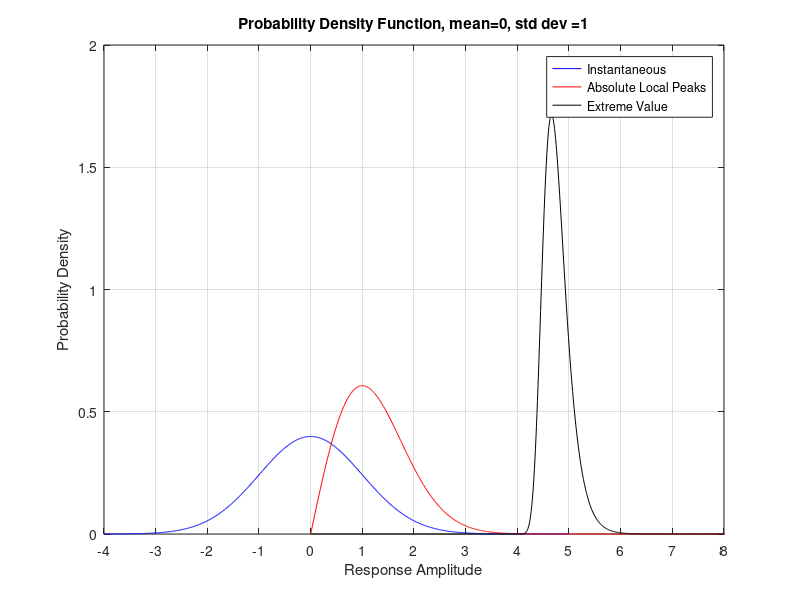

Reproduce this figure in MATLAB.

clear n1;
clear n2;
clear eh;
clear g;
clear r;

N=50000;
sigma=1;
mu=0;

num=1000;

n1=zeros(num,1);
n2=zeros(num,1);
eh=zeros(num,1);
g=zeros(num,1);
r=zeros(num,1);

a=1/sqrt( 2*sigma^2*pi  );

for i=1:num

    n1(i)=(i-1)/(0.1*num)-5;
    x=n1(i);
    
    b=1/sqrt(pi*2*sigma^2);
    
    g(i)=b*exp( -(x-mu)^2 / (2*sigma^2) );
    
end

for i=1:num

    n2(i)=(i-1)/(0.1*num);
    x=n2(i);
    
    a=-x^2/2;
    
    eh(i)=x*N*exp(-N*exp(a))*exp(a);
    
    r(i)=(x/sigma^2)*exp( -x^2 / (2*sigma^2) );
    
end

figure(1);
plot(n1,g,'b',n2,r,'r',n2,eh,'k');
legend('Instantaneous','Absolute Local Peaks','Extreme Value');
grid on;
title('Probability Density Function, mean=0, std dev =1');
ylabel('Probability Density');
xlabel('Response Amplitude');
xtt=[-5 -4 -3 -2 -1 0 1 2 3 4 5 6 7 8 9 10];
set(gca,'xtick',xtt);
xlim([ -4,8  ]);



